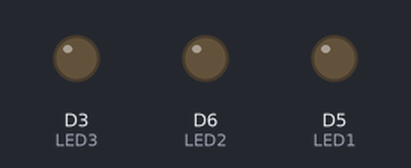
The sketch below on a simulated ESP8266 (NodeMCU). Shown: output pins drawn as LEDs (lit = HIGH).

Above: at 0.5 s.
At 2.5 s:
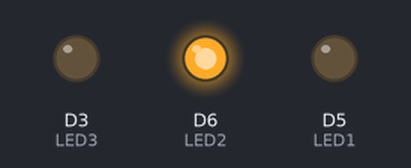
At 3.5 s:
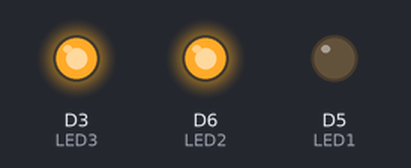
At 4.5 s:
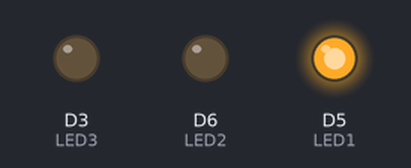
At 6.5 s:
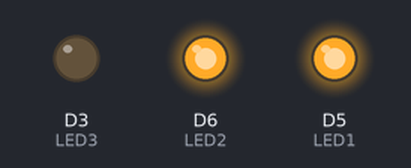
At 9.0 s:
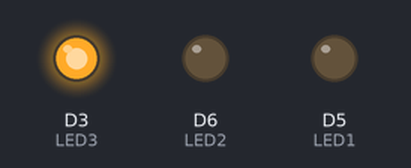
Timing chart, 0 to 9.8 s (numbered marks = the images above):
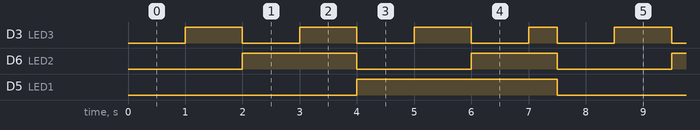

Measured:
- by itself, D3 (LED3): repeats every 7.5 s: 2 × (LOW 1.0 s, HIGH 1.0 s), LOW 1.0 s, HIGH 0.50 s, LOW 1.0 s, HIGH 1.0 s
- by itself, D6 (LED2): repeats every 7.5 s: LOW 2.0 s, HIGH 1.5 s, LOW 2.0 s, HIGH 2.0 s
- by itself, D5 (LED1): alternates HIGH for 3.5 s and LOW for 4.0 s

The sketch:

binary_lights.ino
```cpp
int LED1=D5;
int LED2=D6;
int LED3=D3;
void setup()
{
  pinMode(LED1, OUTPUT);
  pinMode(LED2, OUTPUT);
  pinMode(LED3, OUTPUT);
}

void loop()
{
 delay(1000);
 digitalWrite(LED3, HIGH);
 delay(1000);
 digitalWrite(LED3, LOW);
 digitalWrite(LED2, HIGH);
 delay(1000);
 digitalWrite(LED3, HIGH);
 delay(1000);
 digitalWrite(LED3, LOW);
 digitalWrite(LED2, LOW);
 digitalWrite(LED1, HIGH);
 delay(1000);
 digitalWrite(LED3, HIGH);
 delay(1000);
 digitalWrite(LED3, LOW);
 digitalWrite(LED2, HIGH);
 delay(1000);
 digitalWrite(LED3, HIGH);
 delay(500);
 digitalWrite(LED1, LOW);
 digitalWrite(LED2, LOW);
 digitalWrite(LED3, LOW);

}
```
